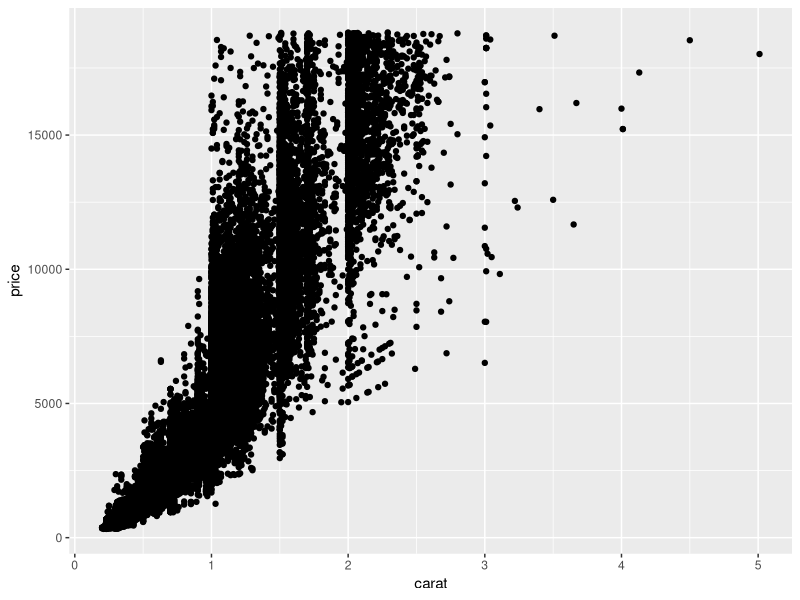
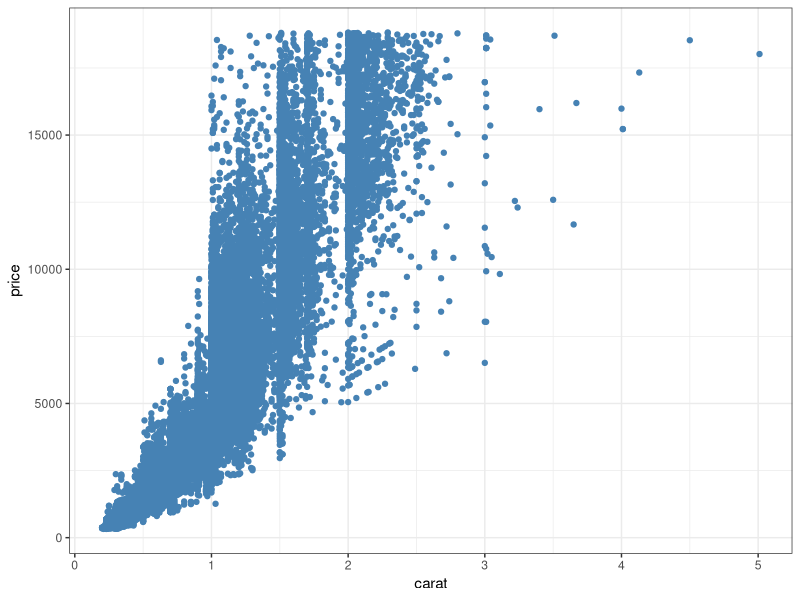
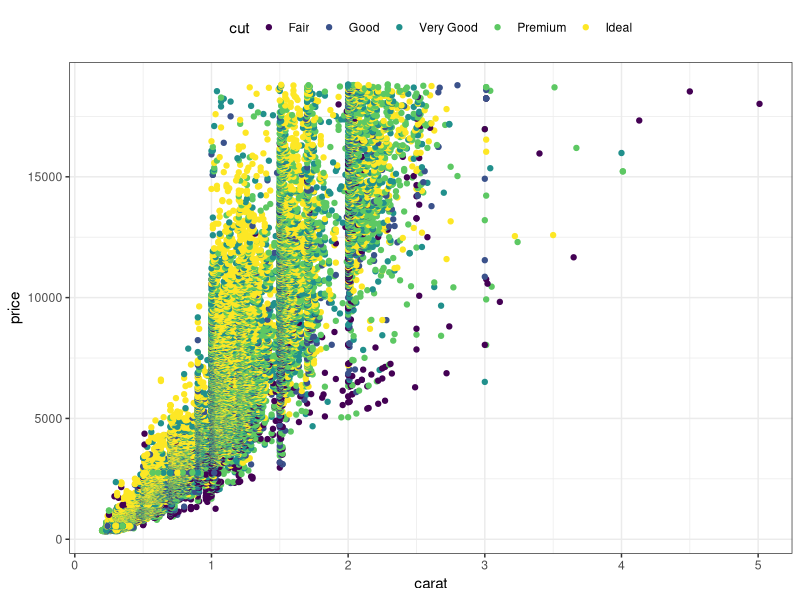
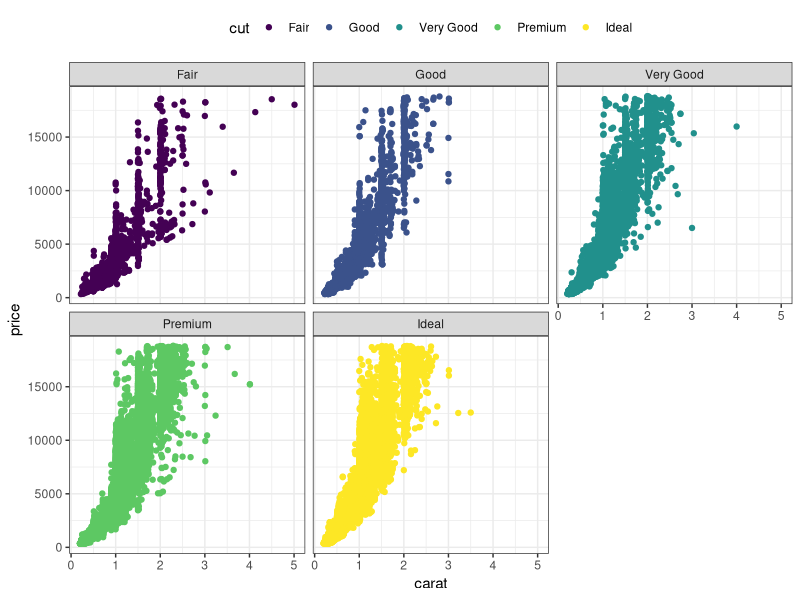
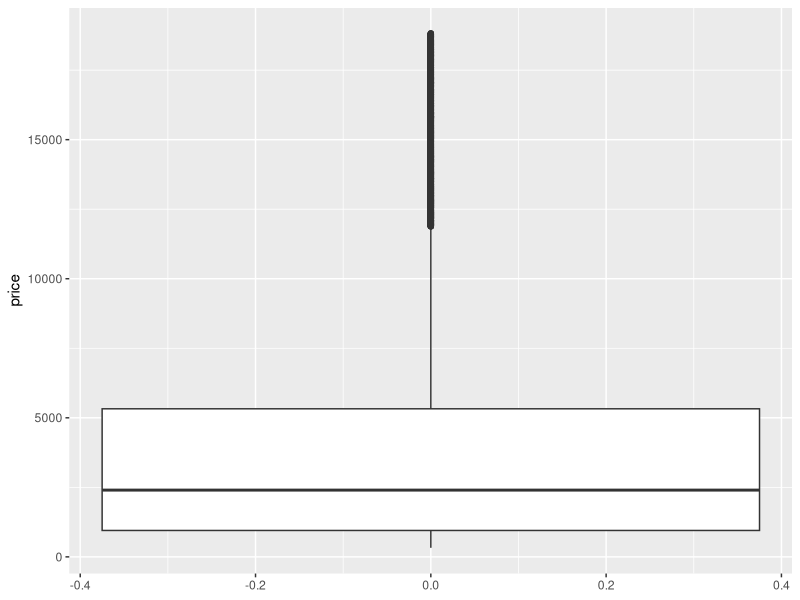
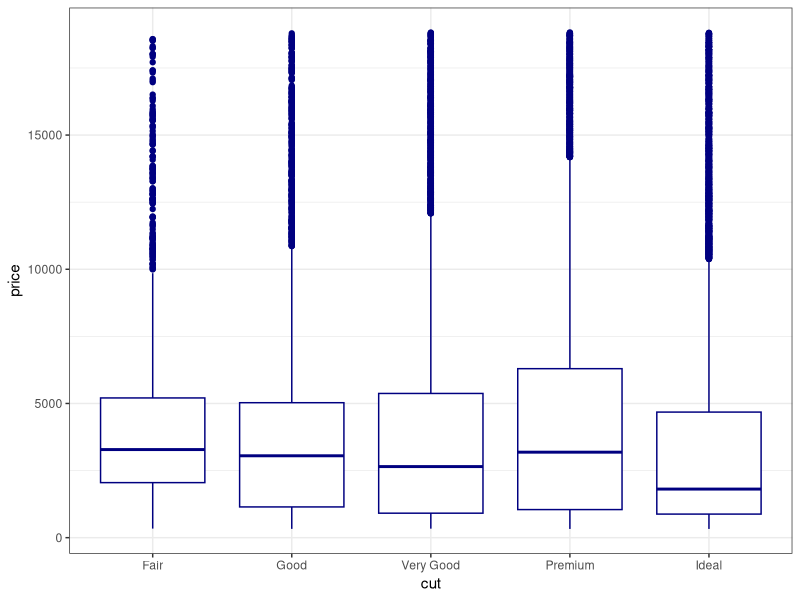
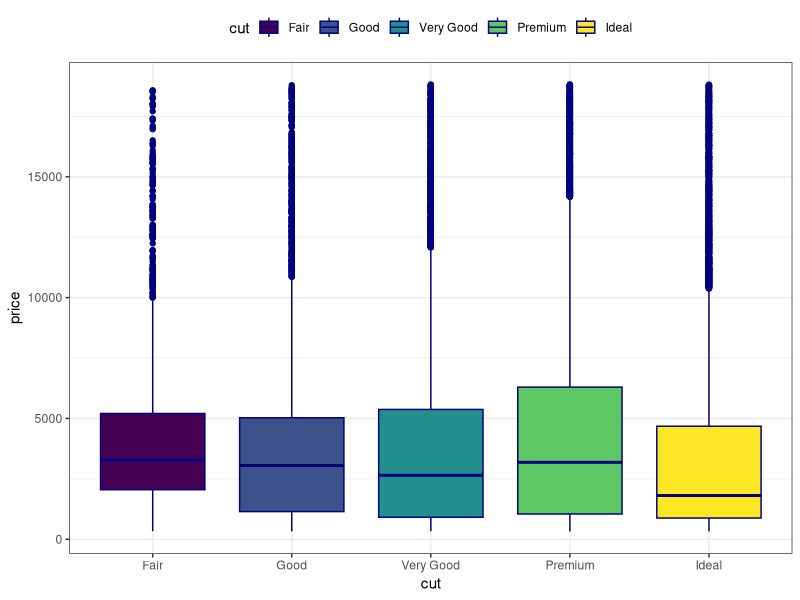
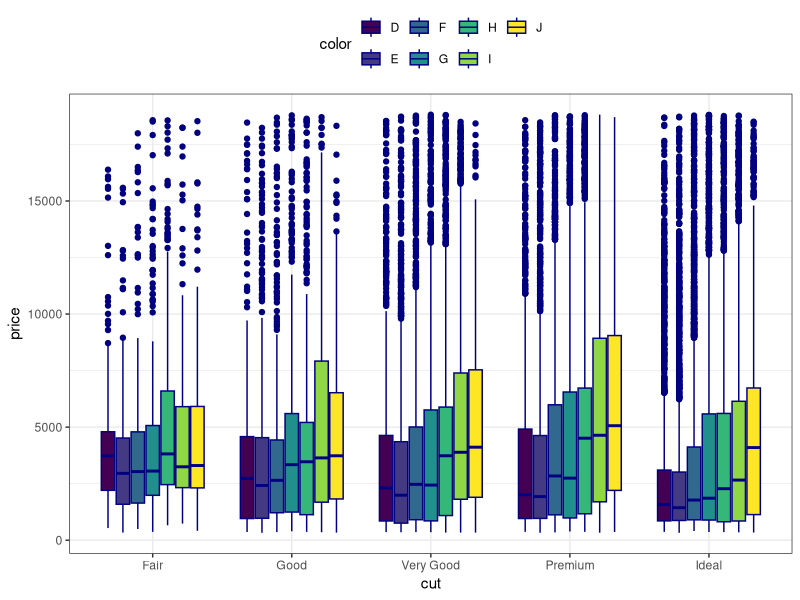

Here is the R script that generated these plots, in order:
## ---- chunk 1
#| echo: true
#| output-location: fragment
library('ggplot2')
## ---- chunk 2
#| echo: true
#| output-location: fragment
library('ggplot2')
df <- diamonds
summary(df)
## ---- chunk 3
#| echo: true
#| output-location: fragment

ggplot(df, aes(x = carat, y = price)) +
    geom_point()
## ---- chunk 4
#| echo: true
#| output-location: fragment

ggplot(df, aes(x = carat, y = price)) +
    geom_point(color = 'steelblue') +
    theme_bw()
## ---- chunk 5
#| echo: true
#| output-location: fragment

ggplot(df, aes(x = carat, y = price)) +
    geom_point(aes(color = cut)) +
    theme_bw() +
    theme(legend.position = 'top')
## ---- chunk 6
#| echo: true
#| output-location: fragment

ggplot(df, aes(x = carat, y = price)) +
    geom_point(aes(color = cut)) +
    theme_bw() +
    theme(legend.position = 'top') +
    facet_wrap(~ cut)
## ---- chunk 7
#| echo: true
#| output-location: fragment

ggplot(df, aes(y = price)) +
    geom_boxplot()
## ---- chunk 8
#| echo: true
#| output-location: fragment

ggplot(df, aes(x = cut, y = price)) +
    geom_boxplot(color = 'navy') +
    theme_bw()
## ---- chunk 9
#| echo: true
#| output-location: fragment

ggplot(df, aes(x = cut, y = price)) +
    geom_boxplot(aes(fill = cut), color = 'navy') +
    theme_bw() +
    theme(legend.position = 'top')
## ---- chunk 10
#| echo: true
#| output-location: fragment

ggplot(df, aes(x = cut, y = price)) +
    geom_boxplot(aes(fill = color), color = 'navy') +
    theme_bw() +
    theme(legend.position = 'top')
## ---- chunk 11
#| echo: true
#| output-location: fragment

ggplot(df, aes(x = cut, y = price)) +
    geom_boxplot(aes(fill = color), color = 'navy') +
    theme_bw() +
    theme(legend.position = 'top') +
    facet_wrap(~ color)
## ---- chunk 12
#| echo: true
#| output-location: fragment

ggplot(df, aes(x = price)) +
    geom_histogram(color = 'navy', fill = 'steelblue') +
    theme_bw()
## ---- chunk 13
#| echo: true
#| output-location: fragment

ggplot(df, aes(x = price)) +
    geom_histogram(aes(color = color), fill = 'white') +
    theme_bw()
## ---- chunk 14
#| echo: true
#| output-location: fragment

ggplot(df, aes(x = clarity)) +
    geom_bar(color = 'navy', fill = 'white') +
    theme_bw()
## ---- chunk 15
#| echo: true
#| output-location: fragment

ggplot(df, aes(x = clarity)) +
    geom_bar(aes(color = clarity, fill = clarity)) +
    theme_bw() +
    theme(legend.position = 'top')
## ---- chunk 16
#| echo: true
#| output-location: fragment

ggplot(df, aes(x = clarity)) +
    geom_bar(aes(color = cut, fill = cut)) +
    theme_bw() +
    theme(legend.position = 'top')
## ---- chunk 17
#| echo: true
#| output-location: fragment

ggplot(df, aes(x = clarity)) +
    geom_bar(aes(color = cut, fill = cut), position = position_dodge()) +
    theme_bw() +
    theme(legend.position = 'top')
## ---- chunk 18
#| echo: true
#| output-location: fragment

ggplot(df, aes(x = clarity, y = price)) +
    geom_bar(color = 'navy', stat = 'identity') +
    theme_bw()
## ---- chunk 19
#| echo: true
#| output-location: fragment

ggplot(df, aes(x = clarity, y = price)) +
    geom_col(color = 'navy') +
    theme_bw()
## ---- chunk 20
#| echo: true
#| output-location: fragment

ggplot(df, aes(x = clarity, y = price)) +
    geom_bar(aes(color = cut, fill = cut), position = position_dodge(),  stat = 'identity') +
    theme_bw() +
    theme(legend.position = 'top')
## ---- chunk 21
#| echo: true
#| output-location: fragment

ggplot(df, aes(x = '', y = price)) +
    geom_bar(aes(fill = clarity), stat = 'identity') +
    theme_bw() +
    coord_polar('y')
## ---- chunk 22
#| echo: true
#| output-location: fragment
dge <- read.csv('data/DGE.csv')
dge <- dge[dge$padj != 0, ]
dge <- dge[complete.cases(dge), ]

head(dge)
## ---- chunk 23
#| echo: true
#| output-location: fragment
padj.cutoff <- 0.0000001
lfc.cutoff <- log2(2)
## ---- chunk 24
#| echo: true
#| output-location: fragment
dge$class <- 'none'
dge[dge$log2FoldChange >= lfc.cutoff & dge$padj <= padj.cutoff, c('class')] <- 'UP'
dge[dge$log2FoldChange <= -1 * lfc.cutoff & dge$padj <= padj.cutoff, c('class')] <- 'DOWN'

head(dge)
## ---- chunk 25
#| echo: true
#| output-location: fragment
ggplot(dge, aes(x = log2FoldChange, y = -1 * log10(padj))) +
    geom_point() +
    theme_bw()
## ---- chunk 26
#| echo: true
#| output-location: fragment
ggplot(dge, aes(x = log2FoldChange, y = -1 * log10(padj))) +
    geom_point() +
    geom_hline(yintercept = -1 * log10(padj.cutoff ), linetype="dashed", 
                              color = "black", linewidth = 0.2) +
    geom_vline(xintercept=c(-1 * lfc.cutoff ,lfc.cutoff ), linetype="dashed", 
                              color = "black", linewidth = 0.2) +
    theme_bw()
## ---- chunk 27
#| echo: true
#| output-location: fragment
ggplot(dge, aes(x = log2FoldChange, y = -1 * log10(padj))) +
    geom_point(aes(color = class)) +
    geom_hline(yintercept = -1 * log10(padj.cutoff ), linetype="dashed", 
                              color = "black", linewidth = 0.2) +
    geom_vline(xintercept=c(-1 * lfc.cutoff ,lfc.cutoff ), linetype="dashed", 
                              color = "black", linewidth = 0.2) +
    theme_bw()
## ---- chunk 28
#| echo: true
#| output-location: fragment
colors <- c("UP"="#FC4E07", "none"="#E7B800", "DOWN"="#00AFBB")
ggplot(dge, aes(x = log2FoldChange, y = -1 * log10(padj))) +
    geom_point(aes(color = class)) +
    scale_color_manual(values = colors) +
    geom_hline(yintercept = -1 * log10(padj.cutoff ), linetype="dashed", 
                              color = "black", linewidth = 0.2) +
    geom_vline(xintercept=c(-1 * lfc.cutoff ,lfc.cutoff ), linetype="dashed", 
                              color = "black", linewidth = 0.2) +
    theme_bw()
## ---- chunk 29
#| echo: true
#| output-location: fragment
library(ggrepel)
ggplot(dge, aes(x = log2FoldChange, y = -1 * log10(padj), label = X)) +
    geom_point(aes(color = class)) +
    scale_color_manual(values = colors) +
    geom_hline(yintercept = -1 * log10(padj.cutoff ), linetype="dashed", 
                              color = "black", linewidth = 0.2) +
    geom_vline(xintercept=c(-1 * lfc.cutoff ,lfc.cutoff ), linetype="dashed", 
                              color = "black", linewidth = 0.2) +
    geom_label_repel(data = dge[dge$class %in% c('UP', 'DOWN'), ], 
                            size= 4, color = 'firebrick',  point.padding=unit(0.5, "lines"), max.overlaps = 30) +
    theme_bw()
## ---- chunk 30
#| echo: false
#| output-location: fragment
library(ggrepel)
ggplot(dge, aes(x = log2FoldChange, y = -1 * log10(padj), label = X)) +
    geom_point(aes(color = class)) +
    scale_color_manual(values = colors) +
    geom_hline(yintercept = -1 * log10(padj.cutoff ), linetype="dashed", 
                              color = "black", linewidth = 0.2) +
    geom_vline(xintercept=c(-1 * lfc.cutoff ,lfc.cutoff ), linetype="dashed", 
                              color = "black", linewidth = 0.2) +
    geom_label_repel(data = dge[dge$class %in% c('UP', 'DOWN'), ], 
                            size= 4, color = 'firebrick',  point.padding=unit(0.5, "lines"), max.overlaps = 30) +
    theme_bw()
## ---- chunk 31
#| echo: true
#| output-location: fragment
dge <- dge[order(dge$log2FoldChange, decreasing = TRUE), ]
genes.up <- dge[1:40, c('X')]
genes.down <- dge[(nrow(dge) - 30):nrow(dge), c('X')]

genes.up
genes.down
## ---- chunk 32
#| echo: true
#| output-location: fragment
df.norm <- read.csv('data/normalized_counts.csv')
head(df.norm)
## ---- chunk 33
#| echo: true
#| output-location: fragment
df.norm <- df.norm[df.norm$X %in% c(genes.up, genes.down), ]
rownames(df.norm) <- df.norm$X
df.norm$X <- NULL
dim(df.norm)
## ---- chunk 34
#| echo: true
#| output-location: column-fragment
#| fig-height: 12
library(pheatmap)

pheatmap(df.norm)
## ---- chunk 35
#| echo: true
#| output-location: column-fragment
#| fig-height: 12

pheatmap(df.norm,
        scale = 'row'
)
## ---- chunk 36
#| echo: true
#| output-location: column-fragment
#| fig-height: 10

pheatmap(df.norm,
        scale = 'row',
        cutree_cols =  2,
        cutree_rows = 2,
        color = colorRampPalette(
            c("steelblue", 
                "white", 
                "firebrick3")
            )(100),
)
## ---- chunk 37
coldata <- data.frame(stage = c(rep('L1Larvae', 4), rep('L2larvae', 5)))
rownames(coldata) <- names(df.norm)
## ---- chunk 38
#| echo: true
#| output-location: column-fragment
#| fig-height: 10

pheatmap(df.norm,
        scale = 'row',
        cutree_cols =  2,
        cutree_rows = 2,
        color = colorRampPalette(
            c("steelblue", 
                "white", 
                "firebrick3")
            )(100),
        annotation_col = coldata
)
